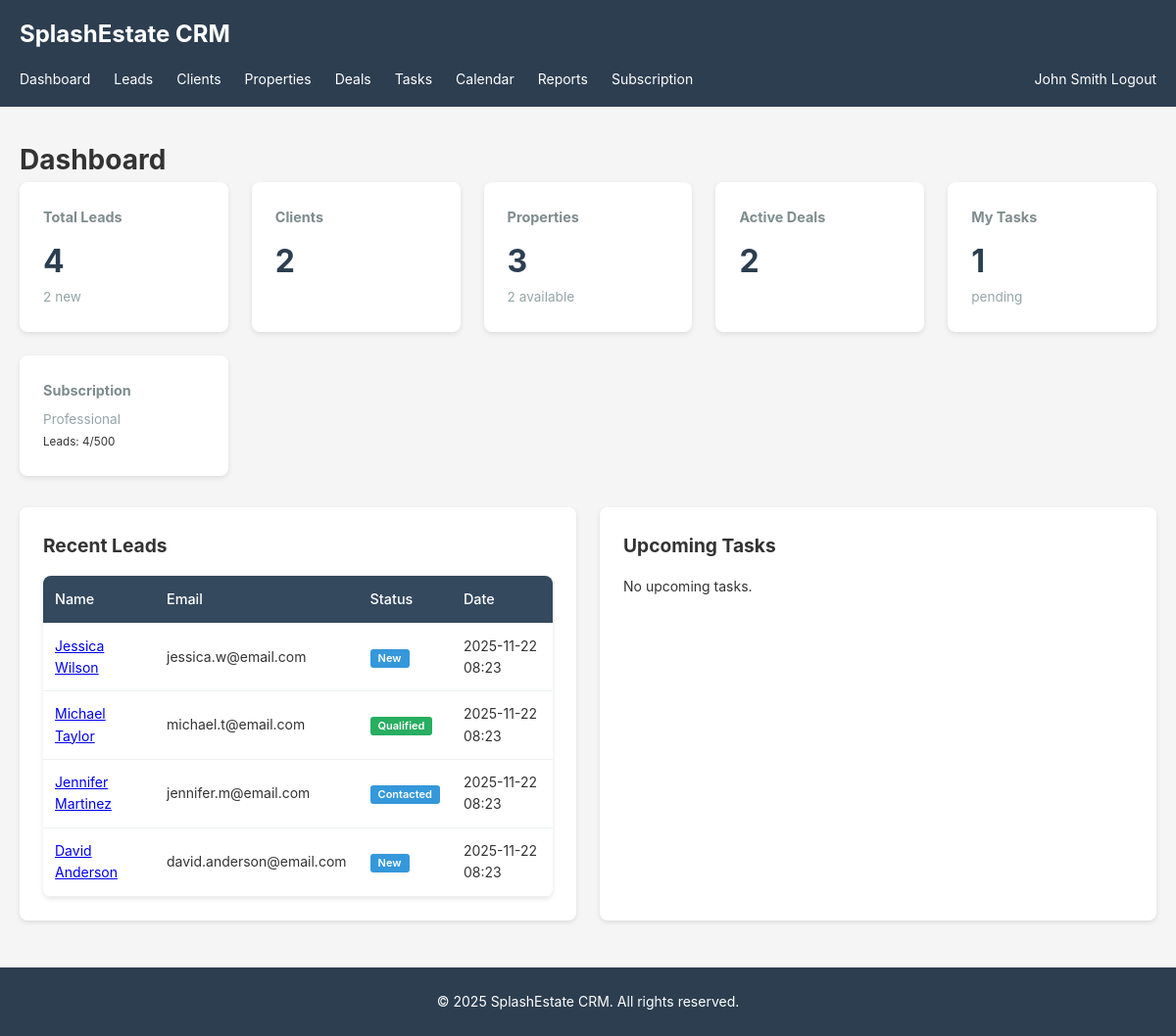
Screenshot of /public/dashboard/index (signed in) with the database file from the repository.
### tables this page shows
CREATE TABLE `deals` (
  `id` int(11) NOT NULL AUTO_INCREMENT,
  `tenant_id` int(11) NOT NULL,
  `client_id` int(11) DEFAULT NULL,
  `property_id` int(11) DEFAULT NULL,
  `assigned_to` int(11) DEFAULT NULL,
  `title` varchar(255) NOT NULL,
  `deal_value` decimal(15,2) DEFAULT NULL,
  `commission` decimal(15,2) DEFAULT NULL,
  `stage` enum('lead','qualified','viewing','offer','negotiation','contract','closed_won','closed_lost') DEFAULT 'lead',
  `probability` int(11) DEFAULT 0 COMMENT 'Percentage 0-100',
  `expected_close_date` date DEFAULT NULL,
  `actual_close_date` date DEFAULT NULL,
  `notes` text DEFAULT NULL,
  `created_at` timestamp NOT NULL DEFAULT CURRENT_TIMESTAMP,
  `updated_at` timestamp NULL DEFAULT NULL ON UPDATE CURRENT_TIMESTAMP,
  PRIMARY KEY (`id`),
  KEY `tenant_id` (`tenant_id`),
  KEY `client_id` (`client_id`),
  KEY `property_id` (`property_id`),
  KEY `assigned_to` (`assigned_to`),
  KEY `idx_stage` (`stage`),
  CONSTRAINT `fk_deal_tenant` FOREIGN KEY (`tenant_id`) REFERENCES `tenants` (`id`) ON DELETE CASCADE,
  CONSTRAINT `fk_deal_client` FOREIGN KEY (`client_id`) REFERENCES `clients` (`id`) ON DELETE SET NULL,
  CONSTRAINT `fk_deal_property` FOREIGN KEY (`property_id`) REFERENCES `properties` (`id`) ON DELETE SET NULL,
  CONSTRAINT `fk_deal_user` FOREIGN KEY (`assigned_to`) REFERENCES `users` (`id`) ON DELETE SET NULL
);

CREATE TABLE `tenant_subscriptions` (
  `id` int(11) NOT NULL AUTO_INCREMENT,
  `tenant_id` int(11) NOT NULL,
  `plan_id` int(11) NOT NULL,
  `status` enum('active','cancelled','expired','suspended') DEFAULT 'active',
  `start_date` date NOT NULL,
  `end_date` date DEFAULT NULL,
  `auto_renew` tinyint(1) DEFAULT 1,
  `created_at` timestamp NOT NULL DEFAULT CURRENT_TIMESTAMP,
  `updated_at` timestamp NULL DEFAULT NULL ON UPDATE CURRENT_TIMESTAMP,
  PRIMARY KEY (`id`),
  KEY `tenant_id` (`tenant_id`),
  KEY `plan_id` (`plan_id`),
  KEY `idx_status` (`status`),
  CONSTRAINT `fk_sub_tenant` FOREIGN KEY (`tenant_id`) REFERENCES `tenants` (`id`) ON DELETE CASCADE,
  CONSTRAINT `fk_sub_plan` FOREIGN KEY (`plan_id`) REFERENCES `plans` (`id`)
);

CREATE TABLE `plans` (
  `id` int(11) NOT NULL AUTO_INCREMENT,
  `name` varchar(100) NOT NULL,
  `slug` varchar(100) NOT NULL,
  `description` text DEFAULT NULL,
  `price` decimal(10,2) NOT NULL DEFAULT 0.00,
  `billing_cycle` enum('monthly','yearly') DEFAULT 'monthly',
  `stripe_price_id` varchar(255) DEFAULT NULL COMMENT 'Stripe Price ID for billing',
  `max_leads` int(11) DEFAULT -1 COMMENT '-1 = unlimited',
  `max_properties` int(11) DEFAULT -1,
  `max_agents` int(11) DEFAULT -1,
  `features` text DEFAULT NULL,
  `status` enum('active','inactive') DEFAULT 'active',
  `created_at` timestamp NOT NULL DEFAULT CURRENT_TIMESTAMP,
  `updated_at` timestamp NULL DEFAULT NULL ON UPDATE CURRENT_TIMESTAMP,
  PRIMARY KEY (`id`),
  UNIQUE KEY `slug` (`slug`),
  KEY `idx_stripe_price` (`stripe_price_id`)
);

CREATE TABLE `leads` (
  `id` int(11) NOT NULL AUTO_INCREMENT,
  `tenant_id` int(11) NOT NULL,
  `assigned_to` int(11) DEFAULT NULL,
  `first_name` varchar(100) NOT NULL,
  `last_name` varchar(100) DEFAULT NULL,
  `email` varchar(255) DEFAULT NULL,
  `phone` varchar(50) DEFAULT NULL,
  `source` varchar(100) DEFAULT NULL COMMENT 'Website, Referral, API, etc.',
  `status` enum('new','contacted','qualified','proposal','negotiation','won','lost') DEFAULT 'new',
  `interest_type` enum('buy','sell','rent','lease') DEFAULT NULL,
  `budget_min` decimal(15,2) DEFAULT NULL,
  `budget_max` decimal(15,2) DEFAULT NULL,
  `notes` text DEFAULT NULL,
  `created_at` timestamp NOT NULL DEFAULT CURRENT_TIMESTAMP,
  `updated_at` timestamp NULL DEFAULT NULL ON UPDATE CURRENT_TIMESTAMP,
  PRIMARY KEY (`id`),
  KEY `tenant_id` (`tenant_id`),
  KEY `assigned_to` (`assigned_to`),
  KEY `idx_status` (`status`),
  KEY `idx_created` (`created_at`),
  CONSTRAINT `fk_lead_tenant` FOREIGN KEY (`tenant_id`) REFERENCES `tenants` (`id`) ON DELETE CASCADE,
  CONSTRAINT `fk_lead_user` FOREIGN KEY (`assigned_to`) REFERENCES `users` (`id`) ON DELETE SET NULL
);

### app/views/dashboard/index.php (the view)
<?php
require_once '../app/views/layouts/header.php';
?>
<h1>Dashboard</h1>
<div class="stats-grid">
    <div class="stat-card">
        <h3>Total Leads</h3>
        <p class="stat-number"><?php echo $stats['total_leads']; ?></p>
        <span class="stat-label"><?php echo $stats['new_leads']; ?> new</span>
    </div>
    <div class="stat-card">
        <h3>Clients</h3>
        <p class="stat-number"><?php echo $stats['total_clients']; ?></p>
    </div>
    <div class="stat-card">
        <h3>Properties</h3>
        <p class="stat-number"><?php echo $stats['total_properties']; ?></p>
        <span class="stat-label"><?php echo $stats['available_properties']; ?> available</span>
    </div>
    <div class="stat-card">
        <h3>Active Deals</h3>
        <p class="stat-number"><?php echo $stats['active_deals']; ?></p>
    </div>
    <div class="stat-card">
        <h3>My Tasks</h3>
        <p class="stat-number"><?php echo $stats['my_tasks']; ?></p>
        <span class="stat-label">pending</span>
    </div>
    <?php if ($subscription): ?>
    <div class="stat-card">
        <h3>Subscription</h3>
        <p class="stat-label"><?php echo View::escape($subscription['plan_name']); ?></p>
        <small>Leads: <?php echo $usage['leads_count']; ?>/<?php echo $subscription['max_leads'] == -1 ? '∞' : $subscription['max_leads']; ?></small>
    </div>
    <?php endif; ?>
</div>
<div class="dashboard-grid">
    <div class="dashboard-section">
        <h2>Recent Leads</h2>
        <?php if (!empty($recent_leads)): ?>
            <table class="table">
                <thead>
                    <tr>
                        <th>Name</th>
                        <th>Email</th>
                        <th>Status</th>
                        <th>Date</th>
                    </tr>
                </thead>
                <tbody>
                    <?php foreach ($recent_leads as $lead): ?>
                    <tr>
                        <td>
                            <a href="<?php echo BASE_URL; ?>/leads/view/<?php echo $lead['id']; ?>">
                                <?php echo View::escape($lead['first_name'] . ' ' . $lead['last_name']); ?>
                            </a>
                        </td>
                        <td><?php echo View::escape($lead['email']); ?></td>
                        <td><?php echo View::statusBadge($lead['status']); ?></td>
                        <td><?php echo View::formatDate($lead['created_at']); ?></td>
                    </tr>
                    <?php endforeach; ?>
                </tbody>
            </table>
        <?php else: ?>
            <p>No recent leads.</p>
        <?php endif; ?>
    </div>
    <div class="dashboard-section">
        <h2>Upcoming Tasks</h2>
        <?php if (!empty($upcoming_tasks)): ?>
            <ul class="task-list">
                <?php foreach ($upcoming_tasks as $task): ?>
                <li>
                    <a href="<?php echo BASE_URL; ?>/tasks/view/<?php echo $task['id']; ?>">
                        <?php echo View::escape($task['title']); ?>
                    </a>
                    <span class="task-due"><?php echo View::formatDate($task['due_date']); ?></span>
                </li>
                <?php endforeach; ?>
            </ul>
        <?php else: ?>
            <p>No upcoming tasks.</p>
        <?php endif; ?>
    </div>
</div>
<?php require_once '../app/views/layouts/footer.php'; ?>

### app/core/View.php (shortened to what the rows shown need)
<?php
class View {
    public static function escape($string) {
        return htmlspecialchars($string, ENT_QUOTES, 'UTF-8');
    }
    public static function formatDate($date, $format = 'Y-m-d H:i') {
        return date($format, strtotime($date));
    }
    public static function statusBadge($status) {
        $badges = array(
            'new' => 'badge-primary',
            'contacted' => 'badge-info',
            'qualified' => 'badge-success',
            'proposal' => 'badge-warning',
            'negotiation' => 'badge-warning',
            'won' => 'badge-success',
            'lost' => 'badge-danger',
            'active' => 'badge-success',
            'inactive' => 'badge-secondary',
            'pending' => 'badge-warning',
            'completed' => 'badge-success',
            'cancelled' => 'badge-danger'
        );
        $class = isset($badges[$status]) ? $badges[$status] : 'badge-secondary';
        return '<span class="badge ' . $class . '">' . ucfirst($status) . '</span>';
    }
}

### rows the page displays
deals: assigned_to "4", property "3", tenant "1"
tenant_subscriptions: plan.name "Professional", plan.max_leads "500"
leads: first_name+last_name "Jessica Wilson", email "jessica.w@email.com", status "New", created_at "2025-11-22 08:23"
leads: first_name+last_name "Michael Taylor", email "michael.t@email.com", status "Qualified", created_at "2025-11-22 08:23"
leads: first_name+last_name "Jennifer Martinez", email "jennifer.m@email.com", status "Contacted", created_at "2025-11-22 08:23"
leads: first_name+last_name "David Anderson", email "david.anderson@email.com", status "New", created_at "2025-11-22 08:23"

### other values shown
View::escape($_SESSION['user_name']) "John Smith"
$stats['new_leads'] "2"
$stats['total_clients'] "2"
$stats['available_properties'] "2"
$stats['active_deals'] "2"
$usage['leads_count'] "4"
